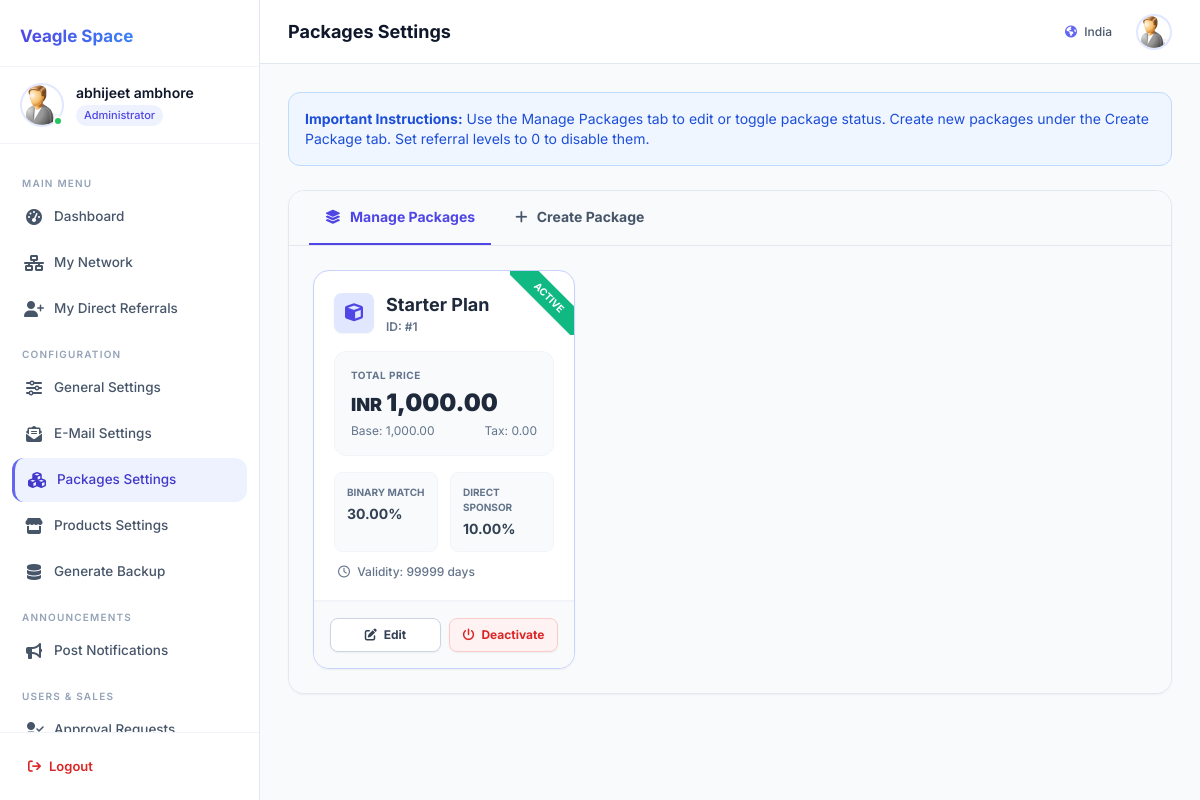
Page /User/admin/pacsettings.php (signed in) on the committed database.
### tables this page shows
CREATE TABLE IF NOT EXISTS `affiliateuser` (
  `Id` int NOT NULL AUTO_INCREMENT,
  `username` varchar(15) NOT NULL,
  `password` text NOT NULL,
  `fname` text NOT NULL,
  `address` text NOT NULL,
  `email` text NOT NULL,
  `referedby` varchar(15) NOT NULL DEFAULT 'none',
  `parent_id` int DEFAULT NULL,
  `position` enum('L','R') DEFAULT NULL,
  `default_leg` enum('L','R','AUTO') NOT NULL DEFAULT 'AUTO',
  `left_count` int NOT NULL DEFAULT '0',
  `right_count` int NOT NULL DEFAULT '0',
  `paid_pairs` int NOT NULL DEFAULT '0',
  `ipaddress` int unsigned NOT NULL,
  `mobile` bigint NOT NULL,
  `active` int NOT NULL,
  `doj` date NOT NULL,
  `country` text NOT NULL,
  `tamount` double NOT NULL DEFAULT '0',
  `payment` varchar(10) NOT NULL,
  `signupcode` text NOT NULL,
  `level` int NOT NULL DEFAULT '2',
  `pcktaken` int NOT NULL DEFAULT '0',
  `launch` int NOT NULL DEFAULT '0',
  `launch_time` datetime DEFAULT NULL,
  `is_binary_qualified` int NOT NULL DEFAULT '0',
  `expiry` date NOT NULL DEFAULT '2199-12-31',
  `bankname` varchar(250) NOT NULL DEFAULT 'Not Available',
  `accountname` varchar(250) NOT NULL DEFAULT 'Not Available',
  `accountno` double NOT NULL DEFAULT '0',
  `accounttype` int NOT NULL DEFAULT '0',
  `ifsccode` varchar(100) NOT NULL DEFAULT 'Not Available',
  `getpayment` int NOT NULL DEFAULT '1',
  `renew` int NOT NULL DEFAULT '0',
  PRIMARY KEY (`username`),
  UNIQUE KEY `Id` (`Id`)
);

CREATE TABLE IF NOT EXISTS `packages` (
  `id` int NOT NULL AUTO_INCREMENT,
  `name` text NOT NULL,
  `price` double NOT NULL DEFAULT '0',
  `currency` text NOT NULL,
  `details` text NOT NULL,
  `tax` double NOT NULL DEFAULT '0',
  `mpay` double NOT NULL DEFAULT '0',
  `sbonus` double DEFAULT '0',
  `cdate` date NOT NULL,
  `active` int NOT NULL DEFAULT '1',
  `level1` double NOT NULL DEFAULT '0',
  `level2` double NOT NULL DEFAULT '0',
  `level3` double NOT NULL DEFAULT '0',
  `level4` double NOT NULL DEFAULT '0',
  `level5` double NOT NULL DEFAULT '0',
  `level6` double NOT NULL DEFAULT '0',
  `level7` double NOT NULL DEFAULT '0',
  `level8` double NOT NULL DEFAULT '0',
  `level9` double NOT NULL DEFAULT '0',
  `level10` double NOT NULL DEFAULT '0',
  `level11` double NOT NULL DEFAULT '0',
  `level12` double NOT NULL DEFAULT '0',
  `level13` double NOT NULL DEFAULT '0',
  `level14` double NOT NULL DEFAULT '0',
  `level15` double NOT NULL DEFAULT '0',
  `level16` double NOT NULL DEFAULT '0',
  `level17` double NOT NULL DEFAULT '0',
  `level18` double NOT NULL DEFAULT '0',
  `level19` double NOT NULL DEFAULT '0',
  `level20` double NOT NULL DEFAULT '0',
  `gateway` int NOT NULL DEFAULT '3',
  `validity` int NOT NULL DEFAULT '0',
  `binary_percent` decimal(5,2) NOT NULL DEFAULT '30.00',
  `sponsor_percent` decimal(5,2) NOT NULL DEFAULT '10.00',
  `capping_status` tinyint(1) NOT NULL DEFAULT '1',
  `capping_limit` int NOT NULL DEFAULT '10',
  PRIMARY KEY (`id`)
);

### User/admin/pacsettings.php (the view, shortened to what the rows shown need)
<?php
include_once ("z_db.php");
include("layout_header.php");
$packages = mlmp_pdo_fetch_all($pdo, "SELECT * FROM packages ORDER BY id ASC");
?>
<div class="bg-white border border-slate-200 rounded-2xl shadow-sm flex flex-col overflow-hidden mb-6">
    <div class="p-6 bg-slate-50">
        <div class="tab-content">
            <div class="tab-pane active" id="manage">
                <?php if (count($packages) === 0): ?>
                    <div class="bg-white border border-slate-200 rounded-xl p-8 text-center shadow-sm">
                        <i class="fa-solid fa-box-open text-4xl text-slate-400 mb-3"></i>
                        <h3 class="text-lg font-bold text-slate-700 mb-1">No Packages Found</h3>
                        <p class="text-sm text-slate-500">You haven't created any MLM packages yet. Go to the Create Package tab to get started.</p>
                    </div>
                <?php else: ?>
                    <div class="grid grid-cols-1 md:grid-cols-2 lg:grid-cols-3 gap-6">
                        <?php foreach($packages as $pkg):
                            $id = $pkg['id'];
                            $pname = $pkg['name'];
                            $price = $pkg['price'];
                            $tax = $pkg['tax'];
                            $total = $price + $tax;
                            $cur = $pkg['currency'];
                            $active = $pkg['active'];
                            $validity = $pkg['validity'] ?? 0;
                            $bin_pct = $pkg['binary_percent'] ?? 0;
                            $spon_pct = $pkg['sponsor_percent'] ?? 0;
                        ?>
                            <div class="bg-white border <?php echo $active ? 'border-indigo-200' : 'border-slate-200'; ?> rounded-2xl shadow-sm hover:shadow-md transition-shadow flex flex-col overflow-hidden relative">
                                <?php if($active): ?>
                                    <div class="absolute top-0 right-0 w-16 h-16 overflow-hidden">
                                        <div class="absolute transform rotate-45 bg-emerald-500 text-white text-[10px] font-bold py-1 right-[-35px] top-[15px] w-[120px] text-center shadow-sm">ACTIVE</div>
                                    </div>
                                <?php else: ?>
                                    <div class="absolute top-0 right-0 w-16 h-16 overflow-hidden">
                                        <div class="absolute transform rotate-45 bg-red-500 text-white text-[10px] font-bold py-1 right-[-35px] top-[15px] w-[120px] text-center shadow-sm">INACTIVE</div>
                                    </div>
                                <?php endif; ?>
                                <div class="p-5 border-b border-slate-100 flex-1">
                                    <div class="flex items-center gap-3 mb-4">
                                        <div class="w-10 h-10 rounded-lg <?php echo $active ? 'bg-indigo-100 text-indigo-600' : 'bg-slate-100 text-slate-500'; ?> flex items-center justify-center text-lg shadow-sm">
                                            <i class="fa-solid fa-cube"></i>
                                        </div>
                                        <div>
                                            <h3 class="font-bold text-slate-800 text-lg m-0"><?php echo mlmp_escape($pname); ?></h3>
                                            <div class="text-xs font-semibold text-slate-500">ID: #<?php echo $id; ?></div>
                                        </div>
                                    </div>
                                    <div class="bg-slate-50 rounded-xl p-4 mb-4 border border-slate-100">
                                        <div class="text-[10px] uppercase font-bold tracking-wider text-slate-500 mb-1">Total Price</div>
                                        <div class="text-2xl font-black text-slate-800 flex items-baseline gap-1">
                                            <span class="text-lg"><?php echo mlmp_escape($cur); ?></span> <?php echo number_format($total, 2); ?>
                                        </div>
                                        <div class="text-xs text-slate-500 mt-1 flex justify-between">
                                            <span>Base: <?php echo number_format($price, 2); ?></span>
                                            <span>Tax: <?php echo number_format($tax, 2); ?></span>
                                        </div>
                                    </div>
                                    <div class="grid grid-cols-2 gap-3 mb-2">
                                        <div class="bg-slate-50 rounded-lg p-3 border border-slate-100">
                                            <div class="text-[10px] uppercase font-bold text-slate-500 mb-1">Binary Match</div>
                                            <div class="text-sm font-bold text-slate-700"><?php echo mlmp_escape($bin_pct); ?>%</div>
                                        </div>
                                        <div class="bg-slate-50 rounded-lg p-3 border border-slate-100">
                                            <div class="text-[10px] uppercase font-bold text-slate-500 mb-1">Direct Sponsor</div>
                                            <div class="text-sm font-bold text-slate-700"><?php echo mlmp_escape($spon_pct); ?>%</div>
                                        </div>
                                    </div>
                                    <div class="flex justify-between items-center px-1 text-xs font-medium text-slate-500 mt-3">
                                        <span><i class="fa-regular fa-clock mr-1"></i> Validity: <?php echo $validity; ?> days</span>
                                    </div>
                                </div>
                                <div class="p-4 bg-slate-50 border-t border-slate-100 flex gap-2">
                                    <a href="updatepck.php?upackage=<?php echo $id; ?>" class="flex-1 bg-white hover:bg-slate-100 text-slate-700 border border-slate-300 py-2 text-center text-xs font-bold rounded-lg transition-colors shadow-sm">
                                        <i class="fa-solid fa-pen-to-square mr-1"></i> Edit
                                    </a>
                                    <form action="togglepackage.php" method="post" class="flex-1">
                                        <?php if($active): ?>
                                            <button type="submit" class="w-full bg-red-50 hover:bg-red-100 text-red-600 border border-red-200 py-2 text-center text-xs font-bold rounded-lg transition-colors shadow-sm">
                                                <i class="fa-solid fa-power-off mr-1"></i> Deactivate
                                            </button>
                                        <?php endif; ?>
                                    </form>
                                </div>
                            </div>
                        <?php endforeach; ?>
                    </div>
                <?php endif; ?>
            </div>
        </div>
    </div>
</div>
<?php include("layout_footer.php"); ?>

### User/admin/layout_header.php (shortened to what the rows shown need)
<?php
$_layout_admin = mlmp_pdo_fetch($pdo, "SELECT fname, country FROM affiliateuser WHERE username = ?", [$_SESSION['adminidusername']]);
$_layout_fname    = $_layout_admin['fname'] ?? 'Administrator';
$_layout_country  = $_layout_admin['country'] ?? '';
?>
<!DOCTYPE html>
<html lang="en">
<head>
<link rel="stylesheet" href="https://cdnjs.cloudflare.com/ajax/libs/font-awesome/6.5.0/css/all.min.css"/>
<script src="https://cdn.tailwindcss.com"></script>
</head>
<body class="font-['Inter'] bg-slate-50 text-slate-800 min-h-screen overflow-x-hidden selection:bg-indigo-500/30">
<div class="flex min-h-screen">
  <aside id="dashSidebar" class="w-[260px] bg-white border-r border-slate-200 flex flex-col fixed inset-y-0 left-0 z-50 transform -translate-x-full lg:translate-x-0 transition-transform duration-300 ease-in-out shadow-2xl lg:shadow-none">
    <div class="px-5 py-4 flex items-center gap-3 border-b border-slate-100">
      <div class="flex flex-col">
        <div class="text-sm font-semibold text-slate-900 leading-tight"><?php echo mlmp_escape($_layout_fname); ?></div>
        <div class="text-[11px] text-indigo-600 font-medium bg-indigo-50 px-2 py-0.5 rounded-full inline-block mt-1 w-max">
          Administrator
        </div>
      </div>
    </div>
  </aside>
  <div class="flex-1 flex flex-col lg:ml-[260px] min-h-screen bg-slate-50 transition-all duration-300 w-full lg:w-[calc(100%-260px)] min-w-0 relative">
    <header class="h-16 bg-white/90 backdrop-blur-md border-b border-slate-200 flex items-center justify-between px-4 sm:px-7 sticky top-0 z-30">
      <div class="flex items-center gap-4">
        <span class="hidden sm:inline-block text-[12px] text-slate-600 font-medium mr-2">
          <i class="fa-solid fa-earth-americas text-indigo-500 mr-1"></i> <?php echo mlmp_escape($_layout_country); ?>
        </span>
        <a href="profile.php">
          <img class="w-9 h-9 rounded-full border-2 border-indigo-100 object-cover cursor-pointer hover:opacity-90 transition-opacity" src="images/a0.jpg" alt="Avatar"
               onerror="this.src='https://ui-avatars.com/api/?name=<?php echo urlencode($_layout_fname); ?>&background=6366f1&color=fff'">
        </a>
      </div>
    </header>
    <main class="flex-1 p-4 sm:p-7 min-w-0">

### rows in the picture
affiliateuser: fname "abhijeet ambhore", country "India"
packages: active "ACTIVE", name "Starter Plan", id "1", currency "INR", total "1,000.00", price "1,000.00", tax "0.00", binary_percent "30.00", sponsor_percent "10.00", validity "99999"

### other values in the picture
mlmp_escape($page_title) "Packages Settings"
